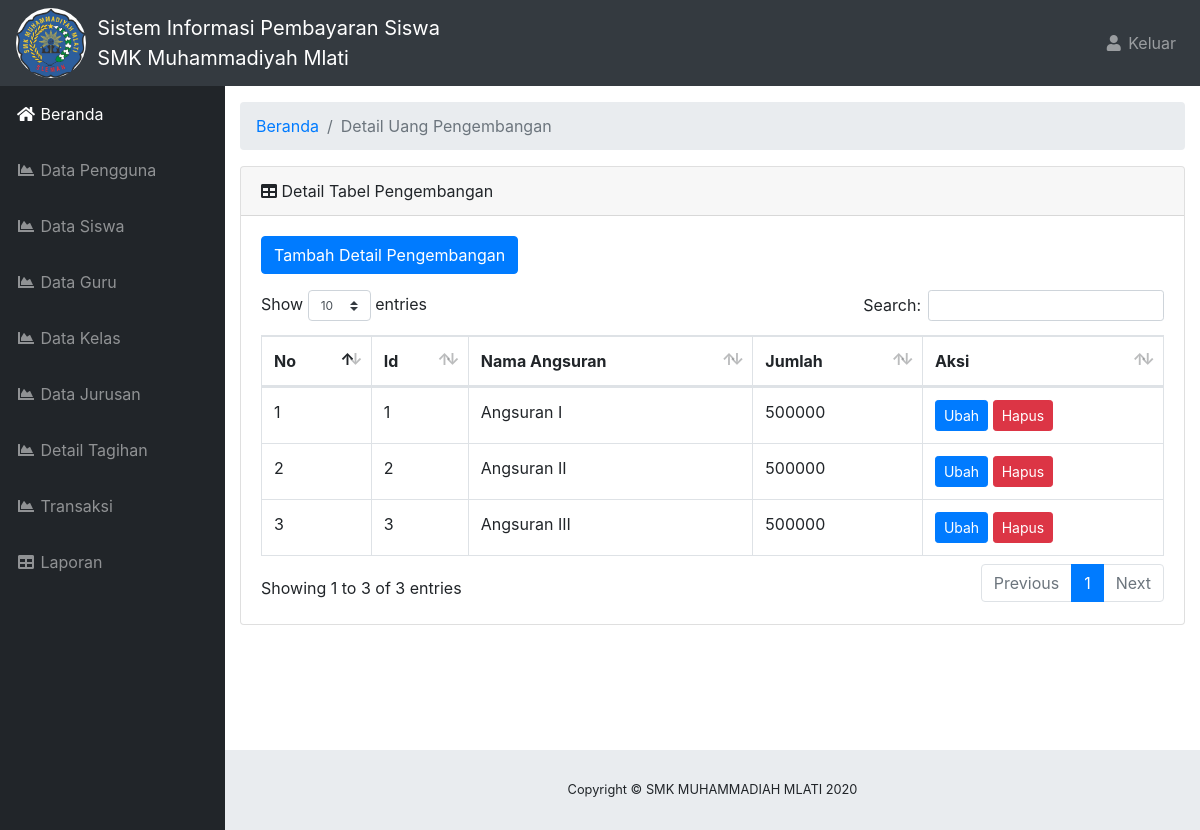
/beranda.php?halaman=detailpengembangan (signed in), run on the app's committed database.
### tables this page shows
CREATE TABLE `detail_tag_pengembangan` (
  `id_detail` int(11) NOT NULL,
  `nama_angsuran` varchar(50) NOT NULL,
  `jumlah` varchar(20) NOT NULL
);

### aplikasi/admin/detailtagihan/detail_pengembangan.php (the view, shortened to what this page needs)
  <div id="content-wrapper">
    <div class="container-fluid">
      <ol class="breadcrumb">
        <li class="breadcrumb-item">
          <a href="beranda.php">Beranda</a>
        </li>
        <li class="breadcrumb-item active">Detail Uang Pengembangan</li>
      </ol>
      <div class="card mb-3">
        <div class="card-header">
          <i class="fas fa-table"></i>
          Detail Tabel Pengembangan</div>
        <div class="card-body">
          <form class="form-group">
          <a class="btn btn-primary" href="beranda.php?halaman=tambahdetailpengembangan">Tambah Detail Pengembangan </a>
          </form>
          <div class="table-responsive">
            <table class="table table-bordered" id="dataTable" width="100%" cellspacing="0">
              <thead>
                <tr>
                  <th>No</th>
                  <th>Id</th>
                  <th>Nama Angsuran</th>
                  <th>Jumlah</th>
                  <th>Aksi</th>
                </tr>
              </thead>
              <tbody>
              <?php
              $no=1;
              $Querytampil = mysqli_query($konek,"SELECT id_detail, nama_angsuran, jumlah
              FROM detail_tag_pengembangan");
              while ($tampiltabel  = mysqli_fetch_array($Querytampil)) {
              $varId            = $tampiltabel['id_detail'];
              $varNamaAngsuran  = $tampiltabel['nama_angsuran'];
              $varJumlah        = $tampiltabel['jumlah'];
              ?>
              <tr>
                <td><?php echo $no ?></td>
                <td><?php echo $varId ?></td>
                <td><?php echo $varNamaAngsuran ?></td>
                <td><?php echo $varJumlah ?></td>
                <td>
                    <a class="btn btn-primary btn-sm" href="beranda.php?halaman=ubahdetailpengembangan&id=<?php echo $varId ?>">Ubah</a>
                    <a class="btn btn-danger btn-sm" href="beranda.php?halaman=detailpengembangan&id=<?php echo $varId ?>">Hapus</a>
                </td>
              </tr>
              <?php
              $no++;}
              ?>
              </tbody>
            </table>
          </div>
        </div>
      </div>
    </div>
  </div>
</div>

### css/sb-admin.css (style rules this page uses)
html { position: relative; min-height: 100%; }
body { height: 100%; }
#wrapper #content-wrapper { overflow-x: hidden; width: 100%; padding-top: 1rem; padding-bottom: 80px; }
:root { --input-padding-x: 0.75rem; --input-padding-y: 0.75rem; }

### data on the page
detail_tag_pengembangan: id_detail "1", nama_angsuran "Angsuran I", jumlah "500000"
detail_tag_pengembangan: id_detail "2", nama_angsuran "Angsuran II", jumlah "500000"
detail_tag_pengembangan: id_detail "3", nama_angsuran "Angsuran III", jumlah "500000"
